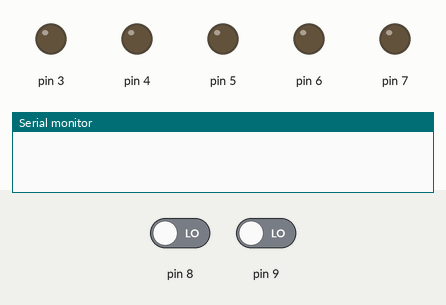
This sketch was run on a simulated Arduino Uno, built with avr-gcc and run on an emulated ATmega328P. Shown: output pins drawn as LEDs (lit = HIGH), the last lines printed to the serial monitor. Inputs (shaded band) come from the test bench; at power-on: pin 8 LOW, pin 9 LOW.

Above: at 1.2 s.
1.3 s: pin 8 driven HIGH
At 2.7 s:
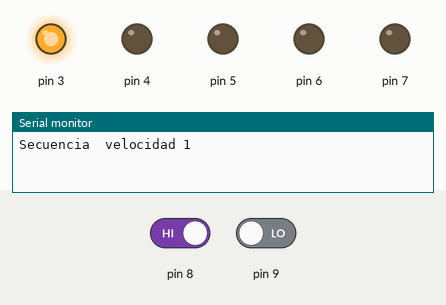
At 3.7 s:
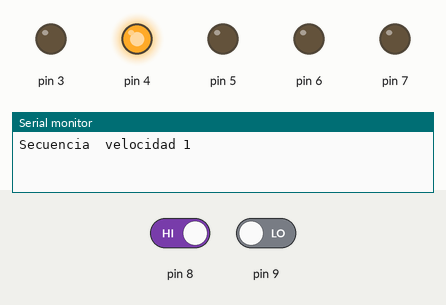
Timing chart, 0 to 27.3 s (numbered marks = the images above; inputs shaded):
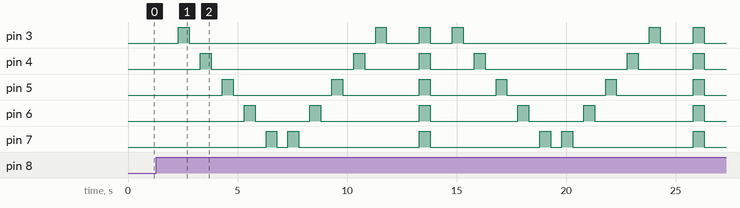

The sketch:

Taller_parte_2.4.ino
```cpp
int cont;
void setup()
{
  Serial.begin(9600);
   pinMode(8,INPUT);
   pinMode(9,INPUT);
   pinMode(2,INPUT);
   pinMode(3,OUTPUT);
   pinMode(4,OUTPUT);
   pinMode(5,OUTPUT);
   pinMode(6,OUTPUT);
   pinMode(7,OUTPUT);

}

void loop(){
 if(digitalRead(8)==HIGH){
 Serial.println("Secuencia  velocidad 1");
 for(cont=2;cont<8;cont++){
 digitalWrite(cont, HIGH);
   delay(500);
 digitalWrite(cont, LOW);
   delay(500);
 }
   for(cont=7;cont>1;cont--){
 digitalWrite(cont, HIGH);
   delay(500);
 digitalWrite(cont, LOW);
   delay(500);  }

   digitalWrite(2,HIGH);
   digitalWrite(3,HIGH);
   digitalWrite(4,HIGH);
   digitalWrite(5,HIGH);
   digitalWrite(6,HIGH);
   digitalWrite(7,HIGH);
   delay(500);
   digitalWrite(2,LOW);
   digitalWrite(3,LOW);
   digitalWrite(4,LOW);
   digitalWrite(5,LOW);
   digitalWrite(6,LOW);
   digitalWrite(7,LOW);

 }else if(digitalRead(9)==HIGH){
   Serial.println("Secuencia  velocidad 2");
   for(cont=2;cont<8;cont++){
 digitalWrite(cont, HIGH);
   delay(1000);
 digitalWrite(cont, LOW);
   delay(1000);
  }
    for(cont=7;cont>1;cont--){
 digitalWrite(cont, HIGH);
   delay(1000);
 digitalWrite(cont, LOW);
   delay(1000);
    }
 if(digitalRead(8)==HIGH){
 Serial.println("Secuencia  velocidad 1");
 for(cont=2;cont<8;cont++){
 digitalWrite(cont, HIGH);
   delay(500);
 digitalWrite(cont, LOW);
   delay(500);
 }
   for(cont=7;cont>1;cont--){
 digitalWrite(cont, HIGH);
   delay(500);
 digitalWrite(cont, LOW);
   delay(500);

 }

    }
   digitalWrite(2,HIGH);
   digitalWrite(3,HIGH);
   digitalWrite(4,HIGH);
   digitalWrite(5,HIGH);
   digitalWrite(6,HIGH);
   digitalWrite(7,HIGH);
   delay(500);
   digitalWrite(2,LOW);
   digitalWrite(3,LOW);
   digitalWrite(4,LOW);
   digitalWrite(5,LOW);
   digitalWrite(6,LOW);
   digitalWrite(7,LOW);
    }
  }
```

Measured:
- after the input at 1.3 s, pin 3: LOW → HIGH after 1.0 s, → LOW 0.50 s later, → HIGH 8.5 s later, → LOW 0.50 s later, … (12 changes in this stretch); pin 4: LOW → HIGH after 2.0 s, → LOW 0.50 s later, → HIGH 6.5 s later, → LOW 0.50 s later, … (12 changes in this stretch)
